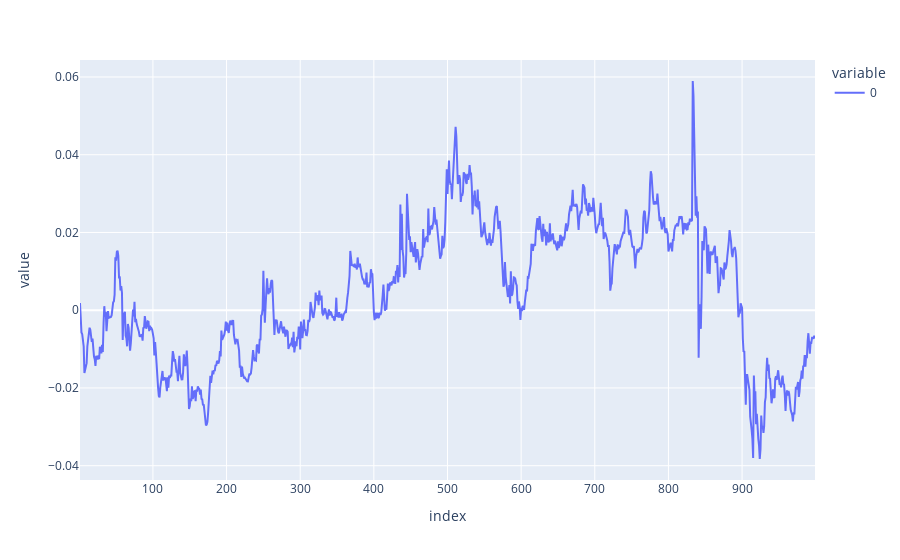
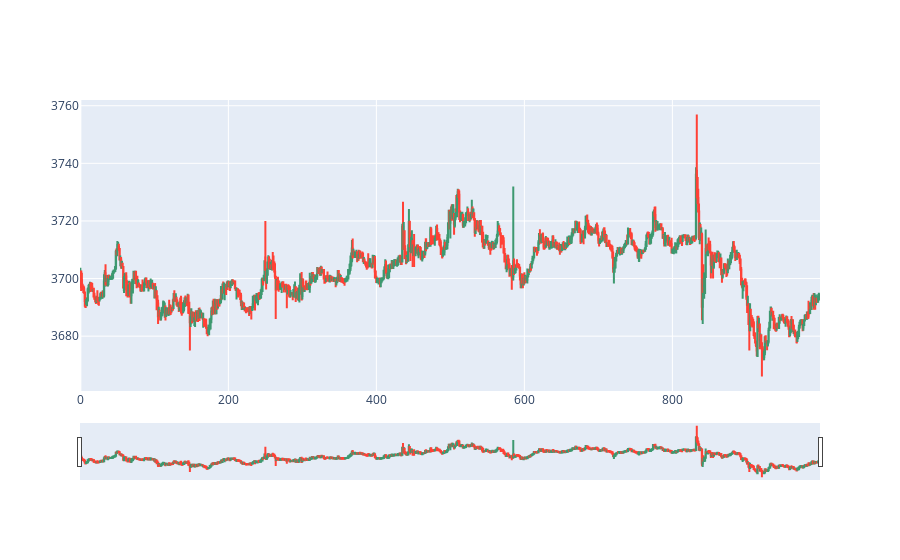

Notebook source saved alongside these figures, in order:
### Code cell
g = get_batches(data,in_seq_len = 1000, out_seq_len = 1, batch_size = 1, gpu = False, normalise = False, random_index = False)

in_seq_continuous, in_seq_discrete, out_seq, target_seq  = next(g)
c = in_seq_continuous[:,:,0].squeeze()

c = pd.DataFrame(c)[0]
#print(adfuller(c)[1])
#print(c)
c = pd.DataFrame(stats.boxcox(c)[0])[0]

c = c.pct_change()

#c =(c - c.mean()) / c.std() 


c = c.cumsum()
c = c.drop(c.index[0])

print(adfuller(c)[1])
#print(c[0])

#c = stats.boxcox(c)[0]
fig = px.line(c)
fig.show()
#print(in_seq_discrete.scatter_(1, in_seq_discrete.long(), 1))


#print("Dickey–Fuller test {}".format())

#print(in_seq_discrete)
#print(in_seq_continuous[:,0])
fig = go.Figure(data=[go.Candlestick(open=in_seq_continuous[:,:,0].squeeze(),
                high=in_seq_continuous[:,:,1].squeeze(),
                low=in_seq_continuous[:,:,2].squeeze(),
                close=in_seq_continuous[:,:,3].squeeze())])


fig2 = px.line(target_seq)

fig.show()
#fig2.show()

### Figure 1 — Plotly figure (JSON) as saved in the notebook; plotly's stock layout.template omitted (floating-point values rounded to 4 significant figures; data arrays with more than 128 entries replaced by an {"elided": "..."} marker saying what was removed)
{"data": [{"hovertemplate": "variable=0<br>index=%{x}<br>value=%{y}<extra></extra>", "legendgroup": "0", "line": {"color": "#636efa", "dash": "solid"}, "mode": "lines", "name": "0", "orientation": "v", "showlegend": true, "type": "scatter", "x": {"elided": "999 int values"}, "xaxis": "x", "y": {"elided": "999 float values"}, "yaxis": "y"}], "layout": {"legend": {"title": {"text": "variable"}, "tracegroupgap": 0}, "margin": {"t": 60}, "xaxis": {"anchor": "y", "domain": [0, 1], "title": {"text": "index"}}, "yaxis": {"anchor": "x", "domain": [0, 1], "title": {"text": "value"}}}}

### Figure 2 — Plotly figure (JSON) as saved in the notebook; plotly's stock layout.template omitted (floating-point values rounded to 4 significant figures; data arrays with more than 128 entries replaced by an {"elided": "..."} marker saying what was removed)
{"data": [{"close": {"elided": "1000 float values"}, "high": {"elided": "1000 float values"}, "low": {"elided": "1000 float values"}, "open": {"elided": "1000 float values"}, "type": "candlestick"}], "layout": {}}
